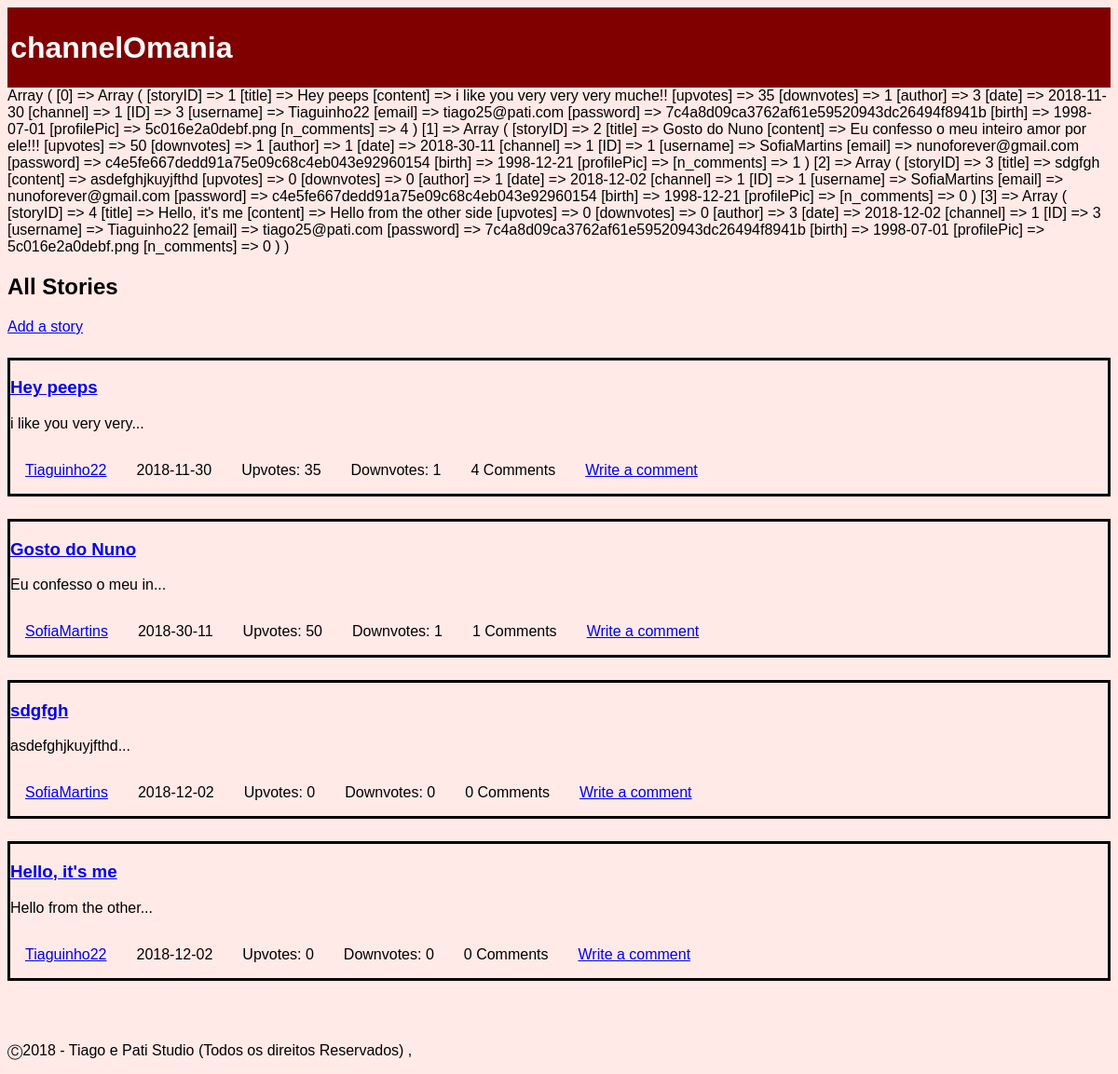
Page /pages/mainpage.php on the committed database.
### tables this page shows
CREATE TABLE 'story'
(
	'storyID' INTEGER NOT NULL PRIMARY KEY,
	'title' TEXT NOT NULL,
	'content' TEXT NOT NULL,
	'upvotes' INTEGER NOT NULL DEFAULT 0,
	'downvotes' INTEGER NOT NULL DEFAULT 0,
	'author' INTEGER NOT NULL,
	'date' TEXT NOT NULL,
	'channel' INTEGER NOT NULL,
	CONSTRAINT 'FK_author' FOREIGN KEY ('author') REFERENCES 'user' ('ID') ON DELETE No Action ON UPDATE No Action,
	CONSTRAINT 'FK_story_channel' FOREIGN KEY ('channel') REFERENCES 'channel' ('ID') ON DELETE No Action ON UPDATE No Action
);

CREATE TABLE 'user'
(
	'ID' INTEGER NOT NULL PRIMARY KEY AUTOINCREMENT,
	'username' TEXT NOT NULL,
	'email' TEXT NOT NULL,
	'password' TEXT NOT NULL,
	'birth' TEXT ,
	'profilePic' TEXT,
	CONSTRAINT 'username' UNIQUE ('username')
);

### pages/mainpage.php (called while the page is built, shortened)
<?php
  include_once('../database/db_list.php');
  include_once('../templates/tpl_common.php');
  include_once('../templates/tpl_mainpage.php');
  draw_header($_SESSION['username']);
  $storyInfo = listStory();
  print_r($storyInfo);
  draw_mainpage($storyInfo);
  draw_footer();
?>

### database/db_list.php (called while the page is built, shortened)
<?php
function listStory() {
  $db = Database::instance()->db();
  $stmt = $db->prepare('SELECT *,(SELECT COUNT(*) FROM comment WHERE comment.story == storyID) AS n_comments FROM story INNER JOIN user ON user.ID == story.author');
  $stmt->execute();
  return $stmt->fetchAll();
}
?>

### templates/tpl_mainpage.php (the view)
<?php function draw_mainpage($storyInfo) { ?>
  <h2>All Stories</h2>
  <p><a href = "../pages/new_story.php" >Add a story</a></p>
  <?php foreach($storyInfo as $story) { ?>
    <?php draw_story_list_item($story); ?>
  <?php } ?>
<?php } ?>
<?php function draw_story_list_item($story) { ?>
  <section id="story_preview">
    <h3><a href = "../pages/story.php?storyId=<?php echo($story['storyID']); ?>" ><?php echo($story['title']); ?></a></h3>
    <p><?php echo(substr($story['content'],0,20)); ?>...</p>
    <?php draw_story_info($story); ?>
  </section>
<?php } ?>
<?php function draw_story_info($story) { ?>
  <ul>
    <li><a href="../pages/profile.php?userId=<?php echo($story['author']); ?>"><?php echo($story['username']); ?></a></li>
    <li><?php echo($story['date']); ?></li>
    <li>Upvotes: <?php echo($story['upvotes']); ?></li>
    <li>Downvotes: <?php echo($story['downvotes']); ?></li>
    <li><?php echo($story['n_comments']); ?> Comments</li>
    <li><a href="../pages/new_comment.php?storyId=<?php echo($story['storyID']); ?>"> Write a comment</a></li>
  </ul>
<?php } ?>

### templates/tpl_common.php (shortened to what this page needs)
<?php function draw_header(){
?>
<!DOCTYPE html>
<html lang="en-US">
  <head>
    <link href="../css/style.css" rel="stylesheet">
  </head>
  <body>
    <header class="header">
      <h1><a href="mainpage.php">channelOmania</a></h1>
    </header>
<?php } ?>
<?php function draw_footer(){
  ?>
  <footer>
    <p>	&#9400;2018 - Tiago e Pati Studio (Todos os direitos Reservados) ,</p>
  </footer>
</body>
</html>
<?php }
 ?>

### css/style.css (style rules this page uses)
body { font-family: Helvetica; background-color: #FFEAE7; }
.header { background-color: #800000; padding: 0.2em; position: relative; }
header a { color: white; font-family: Helvetica; text-decoration: none; }
#story_preview { margin-top: 2%; border-style: solid; }
footer { clear: left; padding-top: 50px; }
ul { display: flex; flex-wrap: wrap; flex-direction: row; padding: 0; margin: 0; }
li { text-align: center; list-style-type: none; padding: 1em; }

### rows in the picture
story: title "Hey peeps", content "i like you very very", author.username "Tiaguinho22", date "2018-11-30", upvotes "35", downvotes "1", n_comments "4"
story: title "Gosto do Nuno", content "Eu confesso o meu in", author.username "SofiaMartins", date "2018-30-11", upvotes "50", downvotes "1", n_comments "1"
story: title "sdgfgh", content "asdefghjkuyjfthd", author.username "SofiaMartins", date "2018-12-02", upvotes "0", downvotes "0", n_comments "0"
story: title "Hello, it's me", content "Hello from the other", author.username "Tiaguinho22", date "2018-12-02", upvotes "0", downvotes "0", n_comments "0"
